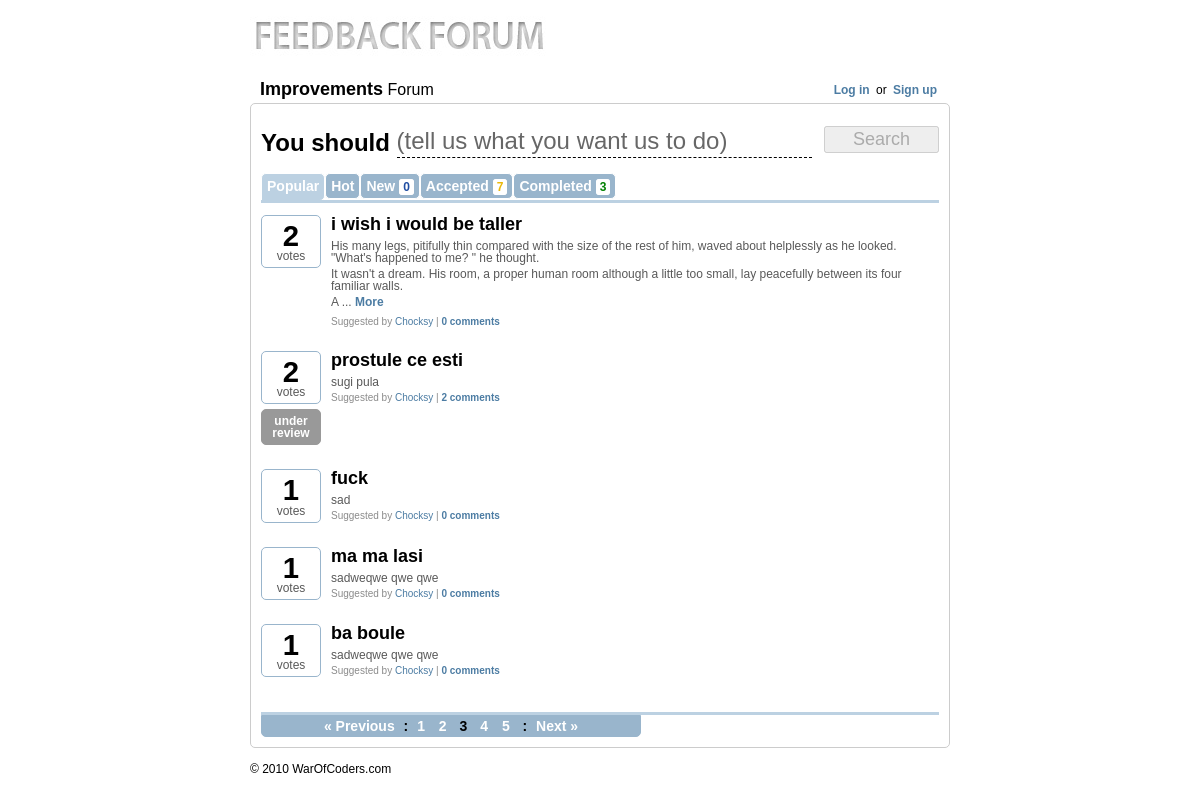
Screenshot of /pages/3-popular with the database file from the repository.
### tables this page shows
CREATE TABLE `feedback_ideas` (
  `id` bigint(20) unsigned NOT NULL AUTO_INCREMENT,
  `idea` varchar(255) NOT NULL,
  `description` longtext NOT NULL,
  `votes` int(11) unsigned NOT NULL DEFAULT '1',
  `comments` int(11) NOT NULL DEFAULT '0',
  `auth_id` bigint(20) unsigned NOT NULL,
  `sub_date` datetime NOT NULL,
  `status` int(1) NOT NULL DEFAULT '0',
  `admin_id` bigint(20) NOT NULL,
  `admin_comment` longtext NOT NULL,
  PRIMARY KEY (`id`),
  FULLTEXT KEY `description` (`idea`,`description`)
);

### includes/configure.php (called while the page is built, shortened)
<?php
class config {
    var $local_base='http://localhost/feedbacker/';
    var $online_base='http://ajaxmasters.com/development/hackme/feedback/';
    function __construct() {
        if ($_SERVER['SERVER_ADDR'] == '127.0.0.1') {
            $this->HTTP_SERVER_BASE=$this->local_base;
        } else {
            $this->HTTP_SERVER_BASE=$this->online_base;
            $this->HTTP_SERVER_BASE_JAVA=$this->online_base;
        }
    }
}
$conf=new config;
?>

### includes/class.db.php (called while the page is built, shortened)
<?php
class Conn {
    public $conn;
    var $mysql_username = DB_USERNAME;
    var $mysql_password = DB_PASSWORD;
    var $mysql_host = DB_HOST;
    public function __construct() {
        $this->conn = mysql_connect($this->mysql_host, $this->mysql_username, $this->mysql_password);
    }
    public function db_query($query) {
        $results = mysql_query($query,$this->conn);
        return $results;
    }
}
?>

### includes/app_top.php (called while the page is built, shortened)
<?
include('configure.php');
include('class.db.php');
include('functions.php');
include('paginator.class.php');
include('session.class.php');
$db=new Conn;
?>

### includes/paginator.class.php (called while the page is built, shortened)
<?php
class Paginator {
    var $SQL;
    var $itemsPerPage;
    function setSQL($sql) {
        $this->SQL = trim($sql);
    }
    function setItemsPerPage($num) {
        $this->isValidNumber($num) ? $this->itemsPerPage = $num : die("setItemsPerPage() only accept non-zero, positive number.");
    }
    function getTotalPages() {
        $q = mysql_query($this->SQL);
        return ceil(mysql_num_rows($q)/$this->itemsPerPage);
    }
    function getPageNumber($page_num) {
        $endItem = $this->itemsPerPage;
        $startItem = ($this->itemsPerPage * ($page_num - 1));
        $limit_sql = " LIMIT $startItem , $endItem";
        $final_SQL = $this->SQL . $limit_sql;
        $q = mysql_query($final_SQL);
        return $q;
    }
    function isValidNumber($n) {
        return (is_numeric($n) && ($n > 0));
    }
}
?>

### includes/session.class.php (called while the page is built, shortened)
<?php
class session
{
	static function check()
	{
		if (config::session_timeout == 0)
		{
			return (isset($_SESSION['ss_fprint'])
			&& $_SESSION['ss_fprint'] == self::_Fingerprint() && ($_SERVER['HTTP_REFFERER'] != '' ? (strpos($_SERVER['HTTP_REFERER'], $_SERVER['HTTP_HOST']) !== false ? true : false) : true));
		}
	}
}
?>

### pages.php (the view, shortened to what this page needs)
<?php
$tab=$_GET['tab'];
$page=$_GET['page'];
$curdate=date('Y-m-d');
switch($tab) {
    case'popular':
        $order=' ORDER BY votes DESC';
        $selu="status IN('0','1','2','3')";
        break;
}
$new_rez=mysql_num_rows($db->db_query("SELECT id FROM feedback_ideas WHERE date(sub_date)='".$curdate."' AND status IN('0','1','2','3')"));
$acc_rez=mysql_num_rows($db->db_query("SELECT id FROM feedback_ideas WHERE status IN('1','2','3')"));
$com_rez=mysql_num_rows($db->db_query("SELECT id FROM feedback_ideas WHERE status=4"));
$voted_ideas=array();
$p = new Paginator();
$p->setSQL("SELECT * FROM feedback_ideas WHERE ".$selu."".$order);
$p->setItemsPerPage($conf->IDEAS_PER_PAGE);
$total_pages=$p->getTotalPages();
if($page>0)
    $prev_page=$page-1;
if($total_pages>$page)
    $next_page=$page+1;
$result_resources = $p->getPageNumber($page);
while ($info = mysql_fetch_array($result_resources)) {
    $ideas[]=$info;
}
?>
<br clear="all"/>
<div class="search">
    <form action="javascript:void(0)" id="search_form" onsubmit="showNew()" autocomplete="off">
        <div class="i_t"><b>You should</b>
            <label for="y_idea">(tell us what you want us to do)</label>
            <input type="text" id="y_idea" onkeyup="search(this)"/>
        </div>
        <input type="submit" value="Search" id="create_button" disabled="disabled"/>
    </form>
</div>
<br clear="all"/>
<div id="init_results">
    <div class="categs">
        <ul>
            <li <?=($tab=='popular') ? 'class="active"' : ''?>>
                <a href="<?=$conf->HTTP_SERVER_BASE?>pages/1-popular">Popular</a>
            </li>
            <li <?=($tab=='hot') ? 'class="active"' : ''?>>
                <a href="<?=$conf->HTTP_SERVER_BASE?>pages/1-hot">Hot</a>
            </li>
            <li <?=($tab=='new') ? 'class="active"' : ''?>>
                <a href="<?=$conf->HTTP_SERVER_BASE?>pages/1-new">New <b class="blue"><?=$new_rez?></b></a>
            </li>
            <li <?=($tab=='accepted') ? 'class="active"' : ''?>>
                <a href="<?=$conf->HTTP_SERVER_BASE?>pages/1-accepted">Accepted <b class="yellow"><?=$acc_rez?></b></a>
            </li>
            <li <?=($tab=='completed') ? 'class="active"' : ''?>>
                <a href="<?=$conf->HTTP_SERVER_BASE?>pages/1-completed">Completed <b class="green"><?=$com_rez?></b></a>
            </li>
        </ul>
    </div>
    <br clear="all"/>
    <div class="before_line"></div>
    <br clear="all"/>
    <?
    if(!empty($ideas)) {
        foreach($ideas as $idea) { ?>
    <div class="idea_container">
        <div class="votes">
            <div id="nr_votes_<?=$idea['id']?>" class="nr_votes <?=($idea['status']==4 || checkVoted($idea['id'],$voted_ideas)) ? 'full' : ''?>">
                        <?=dynamicFont(number_format($idea['votes'],0,'',','),32)?><br/>
                votes<br/>
            </div>
                    <? if($idea['status']!=0) { ?>
            <div class="nr_votes <?=giveStatus($idea['status'],'class')?>"><?=giveStatus($idea['status'],'text')?></div>
                        <? } ?>
        </div>
        <div class="idea">
            <div class="title nomrg"><a href="<?=$conf->HTTP_SERVER_BASE?>idea/<?=$idea['id']?>-<?=makeTitle($idea['idea'])?>"><b><?=$idea['idea']?></b></a></div>
            <div class="auth_desc">
                        <?=shortString($idea['description'],300,' ...  <a href="'.$conf->HTTP_SERVER_BASE.'idea/'.$idea['id'].'-'.makeTitle($idea['idea']).'"><b>More</b></a>')?>
            </div>
            <div class="auth_inf">
                Suggested by <a href="">Chocksy</a> | <a href="<?=$conf->HTTP_SERVER_BASE?>idea/<?=$idea['id']?>-<?=makeTitle($idea['idea'])?>"><b><?=giveComments($idea['comments'])?></b></a>
            </div>
        </div>
    </div>
    <br clear="all"/><br/><br/>
            <? } ?>
    <br clear="all"/>
        <? if($total_pages>1) { ?>
    <div class="before_line"></div>
    <div class="pagination">
                <? if($page>1) { ?>
        <a class="paginate" href="<?=$conf->HTTP_SERVER_BASE?>pages/<?=$prev_page?>-<?=$tab?>">&laquo; Previous</a> :
                    <?
                }else {
                    ?>
        <span class="dots">&laquo; Previous</span> :
                    <?
                }
                for($i=1;
                $i<=$total_pages;
                $i++) {
                    if($i==$page)
                        echo '<span class="inactive">'.$page.'</span>&nbsp;';
                    else if($i>$page-5 && $i<$page+5)
                        echo '<a class="paginate" href="'.$conf->HTTP_SERVER_BASE.'pages/'.$i.'-'.$tab.'">'.$i.'</a>&nbsp;';
                }
                ?>
                <? if($page<$total_pages) { ?>
        : <a class="paginate" href="<?=$conf->HTTP_SERVER_BASE?>pages/<?=$next_page?>-<?=$tab?>">Next &raquo;</a>
                    <? }else {
                    ?>
        : <span class="dots">Next &raquo;</span>
                    <?
                } ?>
    </div>
            <?
        }
    }else {
        ?>
    <div class="not_found"> Nothing to see here!</div>
        <? } ?>
</div>

### includes/functions.php (shortened to what this page needs)
<?php
function dynamicFont($text,$max_font) {
    $txt_leng=strlen($text);
    if($txt_leng<9) {
        $html='<b style="font-size:'.($max_font-($txt_leng*2.7)).'px">'.$text.'</b>';
    }else {
        $html='<b style="font-size:9px">'.$text.'</b>';
    }
    return $html;
}
function giveStatus($id,$type) {
    switch ($id) {
        case '1':
            $status['text']='under review';
            $status['class']='review';
            break;
    }
    return $status[$type];
}
function giveComments($nr) {
    if($nr!=1) {
        $text=$nr.' comments';
    }else {
        $text=$nr.' comment';
    }
    return $text;
}
function makeTitle($text) {
    $text=strtolower(trim($text));
    $code_entities_match = array(' ','--','&quot;','!','@','#','$','%','^','&','*','(',')','_','+','{','}','|',':','"','<','>','?','[',']','\\',';',"'",',','.','/','*','+','~','`','=');
    $code_entities_replace = array('-','-','','','','','','','','','','','','','','','','','','','','','','','','');
    $text = str_replace($code_entities_match, $code_entities_replace, $text);
    return $text;
}
function shortString($string,$length,$replacer=' ...') {
    if(strlen($string) > $length)
        return (preg_match('/^(.*)\W.*$/', substr($string, 0, $length+1), $matches) ? $matches[1] : substr($string, 0, $length)) . $replacer;
    return $string;
}
function array_search_r($needle, $haystack) {
    return 0;
}
function checkVoted($idea_id,$voted_ideas) {
    if(array_search_r($idea_id,$voted_ideas) || !Session::check())
        return true;
    else
        return false;
}
?>

### css/style.css (style rules this page uses)
body { font: 12px/1 'Lucida Grande', Arial, 'Liberation Sans', FreeSans, sans-serif; }
a { text-decoration: none; color: #4c7ca3; }
li { list-style: none; }
p { padding-bottom: 4px; }
.green { color:green; }
.blue { color:#214ea2; }
.yellow { color:#eab808; }
.title { font-size:16px; margin: 10px 0 0 10px; }
.title b { font-size:18px; }
.nomrg { margin:0; padding: 0; }
input[type=text],input[type=password] { padding: 5px 10px; background-color: transparent; position: relative; z-index: 2; }
label { position: absolute; z-index: 1;-webkit-transition: opacity 0.15s linear; color: #bababa; background-color: #FFFFFF; }
.i_t { float:left; font-size: 24px; margin-right: 5px; width: 555px; padding-top: 3px; }
.search input[type=text] { border:none; border-bottom: 1px dashed #000; color: #595959; font-size: 24px; padding: 0; margin:0px; width: 415px; font-weight: bold; }
.search input[type=submit] { font-size:18px; width: 115px; float: right; margin-left: 0px; }
.search label { color: #676767; font-size: 24px; }
.categs { margin: 15px 0; }
.categs li { background:#99b5cc; float: left; padding: 5px; border:1px solid #fff; -moz-border-radius: 5px;-webkit-border-radius: 5px; }
.categs li.active { background:#bcd1e2; padding-bottom:5px; -moz-border-radius-bottomleft:0px; -webkit-border-bottom-left-radius:0px; -moz-border-radius-bottomright:0px; webkit-border-bottom-right-radius:0px; padding-bottom: 7px; }
.categs li a { color:#fff; font-weight: bold; font-size: 14px; }
.categs li a b { font-size:12px; background: #fff; border:1px solid #fff; padding: 0px 3px; -moz-border-radius: 3px;-webkit-border-radius: 3px; }
.before_line { border-top:3px solid #bcd1e2; margin-top: -1px; position: relative; }
.idea_container { float:left; width: 100%; }
.votes { float:left; width:60px; height:auto; }
.nr_votes { text-align: center;border:1px solid #99b5cc; color: #595959; padding: 5px; -moz-border-radius-topleft:5px; -moz-border-radius-topright:5px; -webkit-border-top-left-radius:5px; -webkit-border-top-right-radius:5px; border-bottom: none; }
.nr_votes b { font-size: 16px; color: black; }
.full { border:1px solid #99b5cc; -moz-border-radius: 5px;-webkit-border-radius: 5px; }
.review { background: #999999; margin-top: 5px; font-weight: bold; border:1px solid #999999; color: #fff; -moz-border-radius: 5px;-webkit-border-radius: 5px; }
.idea { margin-left:70px; color: #595959; }
.idea .title a { color:black; }
.idea .auth_desc { margin-top:7px; }
.idea .auth_inf { margin-top:5px; font-size: 10px; color:#8b8b8b; }
.pagination { width:370px; font-size:14px; font-weight: bold; display:block; background: #99b5cc; text-align: center; border:1px solid #99b5cc; padding: 3px 4px; font-weight: bold; -moz-border-radius-bottomleft:5px; -webkit-border-bottom-left-radius:5px; -moz-border-radius-bottomright:5px; -webkit-border-bottom-right-radius:5px; -moz-box-shadow: 0px 1px 2px #888; }
.paginate { color: #fff; padding: 0px 4px; border:1px solid #99b5cc; }
.inactive { padding: 0px 4px; }

### rows the page displays
feedback_ideas: votes "2", idea "i wish i would be taller", description+id+idea "His many legs, pitifully thin compared with the size of the rest of him, waved about helplessly as he looked. \"What's happened to me? \" he thought. It wasn't a dream. His room, a proper human room although a little too small, lay peacefully between its four familiar walls. A ... More", comments "0 comments"
feedback_ideas: votes "2", status "under review", idea "prostule ce esti", description "sugi pula", comments "2 comments"
feedback_ideas: votes "1", idea "fuck", description "sad", comments "0 comments"
feedback_ideas: votes "1", idea "ma ma lasi", description "sadweqwe qwe qwe", comments "0 comments"
feedback_ideas: votes "1", idea "ba boule", description "sadweqwe qwe qwe", comments "0 comments"

### other values shown
$new_rez "0"
$acc_rez "7"
$com_rez "3"
